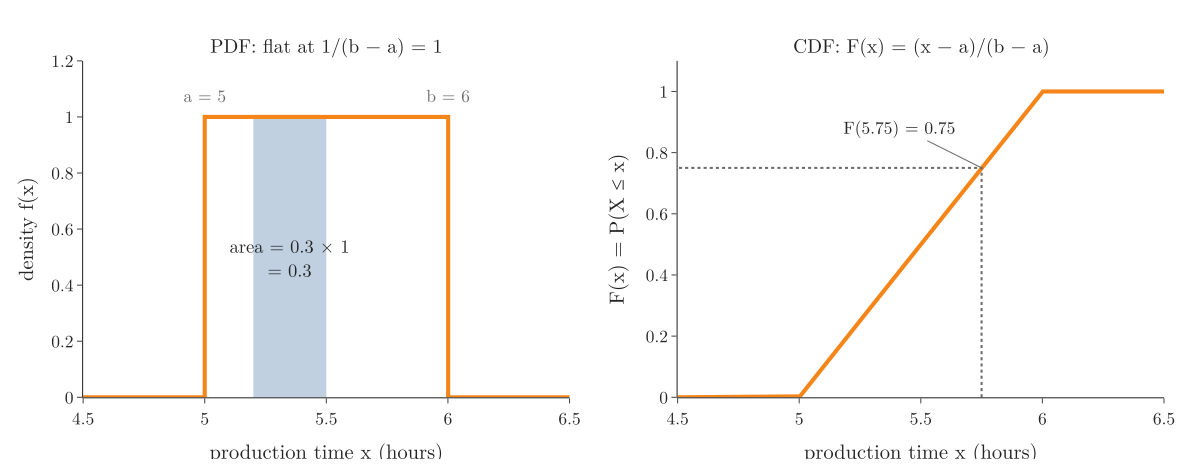

Source code (Python):
"""Continuous uniform distribution U(5, 6): production time of one product in hours.
Left: the PDF, a flat line at 1/(b - a), with P(5.2 <= X <= 5.5) shaded. Right: the CDF, a straight ramp."""
from pathlib import Path
import numpy as np
from plotly.subplots import make_subplots
from scipy import stats

here = Path(__file__).parent
BLUE, ORANGE, GREY = "#4C78A8", "#F58518", "#6B6B6B"
a, b = 5, 6
u = stats.uniform(loc=a, scale=b - a)
x = np.linspace(4.5, 6.5, 2001)
fig = make_subplots(rows=1, cols=2, horizontal_spacing=0.1,
                    subplot_titles=["PDF: flat at 1/(b − a) = 1", "CDF: F(x) = (x − a)/(b − a)"])
fig.add_scatter(x=[5.2, 5.2, 5.5, 5.5], y=[0, 1, 1, 0], mode="lines", fill="toself", fillcolor="rgba(76,120,168,0.35)",
                line=dict(width=0), row=1, col=1)
fig.add_scatter(x=x, y=u.pdf(x), mode="lines", line=dict(color=ORANGE, width=4, shape="hv"), row=1, col=1)
fig.add_annotation(x=5.35, y=0.5, text="area = 0.3 × 1<br>= 0.3", showarrow=False, font=dict(size=18), row=1, col=1)
for xx, t in ((a, "a = 5"), (b, "b = 6")):
    fig.add_annotation(x=xx, y=1.08, text=t, showarrow=False, font=dict(size=17, color=GREY), row=1, col=1)
fig.add_scatter(x=x, y=u.cdf(x), mode="lines", line=dict(color=ORANGE, width=4), row=1, col=2)
fig.add_scatter(x=[5.75, 5.75, 4.5], y=[0, 0.75, 0.75], mode="lines", line=dict(color=GREY, width=2, dash="dot"),
                row=1, col=2)
fig.add_annotation(x=5.75, y=0.75, text="F(5.75) = 0.75", ax=-80, ay=-40, font=dict(size=17), arrowcolor=GREY,
                   row=1, col=2)
fig.update_xaxes(title_text="production time x (hours)", dtick=0.5)
fig.update_yaxes(title_text="density f(x)", range=[0, 1.2], row=1, col=1)
fig.update_yaxes(title_text="F(x) = P(X ≤ x)", range=[0, 1.1], row=1, col=2)
fig.update_annotations(selector=dict(xref="paper"), font_size=19)
fig.update_layout(template="simple_white", width=1150, height=450, showlegend=False,
                  font=dict(family="Latin Modern Roman", size=17), margin=dict(l=70, r=20, t=50, b=50))
fig.write_image(here / "uniform_pdf_cdf.png", scale=2)
fig.write_image(here / "uniform_pdf_cdf.pdf")
